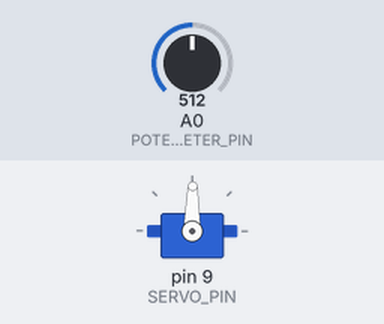
Simulated run of this sketch. Board: Arduino Uno, built with avr-gcc and run on an emulated ATmega328P. On the bench: servo. Inputs (shaded band) come from the test bench; at power-on: A0 (POTENTIOMETER_PIN) = 512.

Above: at 1.2 s.
1.3 s: A0 (POTENTIOMETER_PIN) set to 716
At 2.2 s:
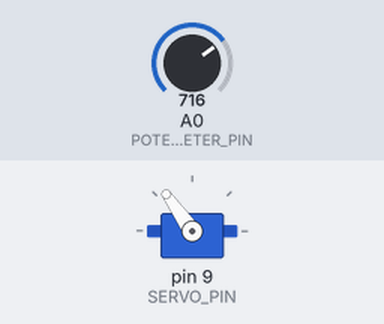
2.8 s: A0 (POTENTIOMETER_PIN) set to 900
At 3.1 s:
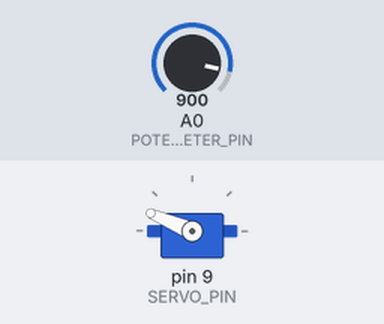
4.3 s: A0 (POTENTIOMETER_PIN) set to 1023
At 5.5 s:
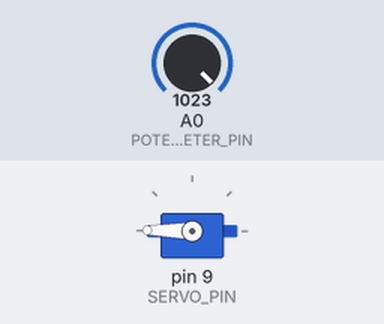
5.8 s: A0 (POTENTIOMETER_PIN) set to 306
At 6.5 s:
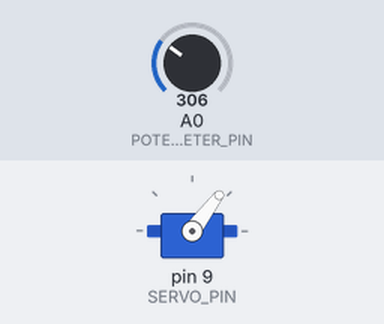
7.3 s: A0 (POTENTIOMETER_PIN) set to 169
At 8.0 s:
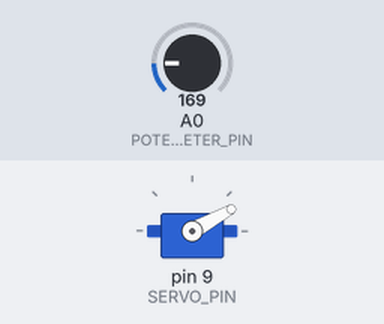
8.8 s: A0 (POTENTIOMETER_PIN) set to 511
At 10.0 s:
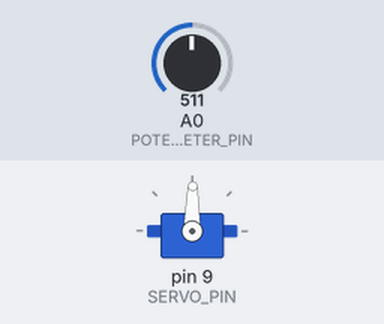
Timing chart, 0 to 11.3 s (numbered marks = the images above; inputs shaded):
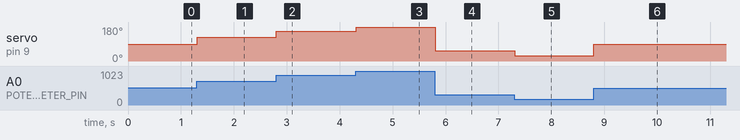

The sketch:

servo_motor_C.ino
```cpp
#include<Servo.h>

#define POTENTIOMETER_PIN A0
#define SERVO_PIN         9

#define ANALOG_VALUE_MIN  0
#define ANALOG_VALUE_MAX  1023
#define SERVO_MIN_ANGLE   0
#define SERVO_MAX_ANGLE   179

#define DELAY_VALUE       15

Servo myServo;
int potentiometerValue = 0;
int servoAngle         = 0;

void setup() {
    myServo.attach(SERVO_PIN);
}

void loop() {
    potentiometerValue = analogRead(POTENTIOMETER_PIN);
    servoAngle         = map(potentiometerValue, ANALOG_VALUE_MIN, ANALOG_VALUE_MAX, SERVO_MIN_ANGLE, SERVO_MAX_ANGLE);

    myServo.write(servoAngle);
    delay(DELAY_VALUE);
}
```

Measured:
- after the input at 1.3 s, servo on pin 9 (SERVO_PIN): 89° → 125° at once
- after the input at 2.8 s, servo on pin 9 (SERVO_PIN): 125° → 157° at once
- after the input at 4.3 s, servo on pin 9 (SERVO_PIN): 157° → 179° at once
- after the input at 5.8 s, servo on pin 9 (SERVO_PIN): 179° → 53° at once
- after the input at 7.3 s, servo on pin 9 (SERVO_PIN): 53° → 29° at once
- after the input at 8.8 s, servo on pin 9 (SERVO_PIN): 29° → 89° at once
